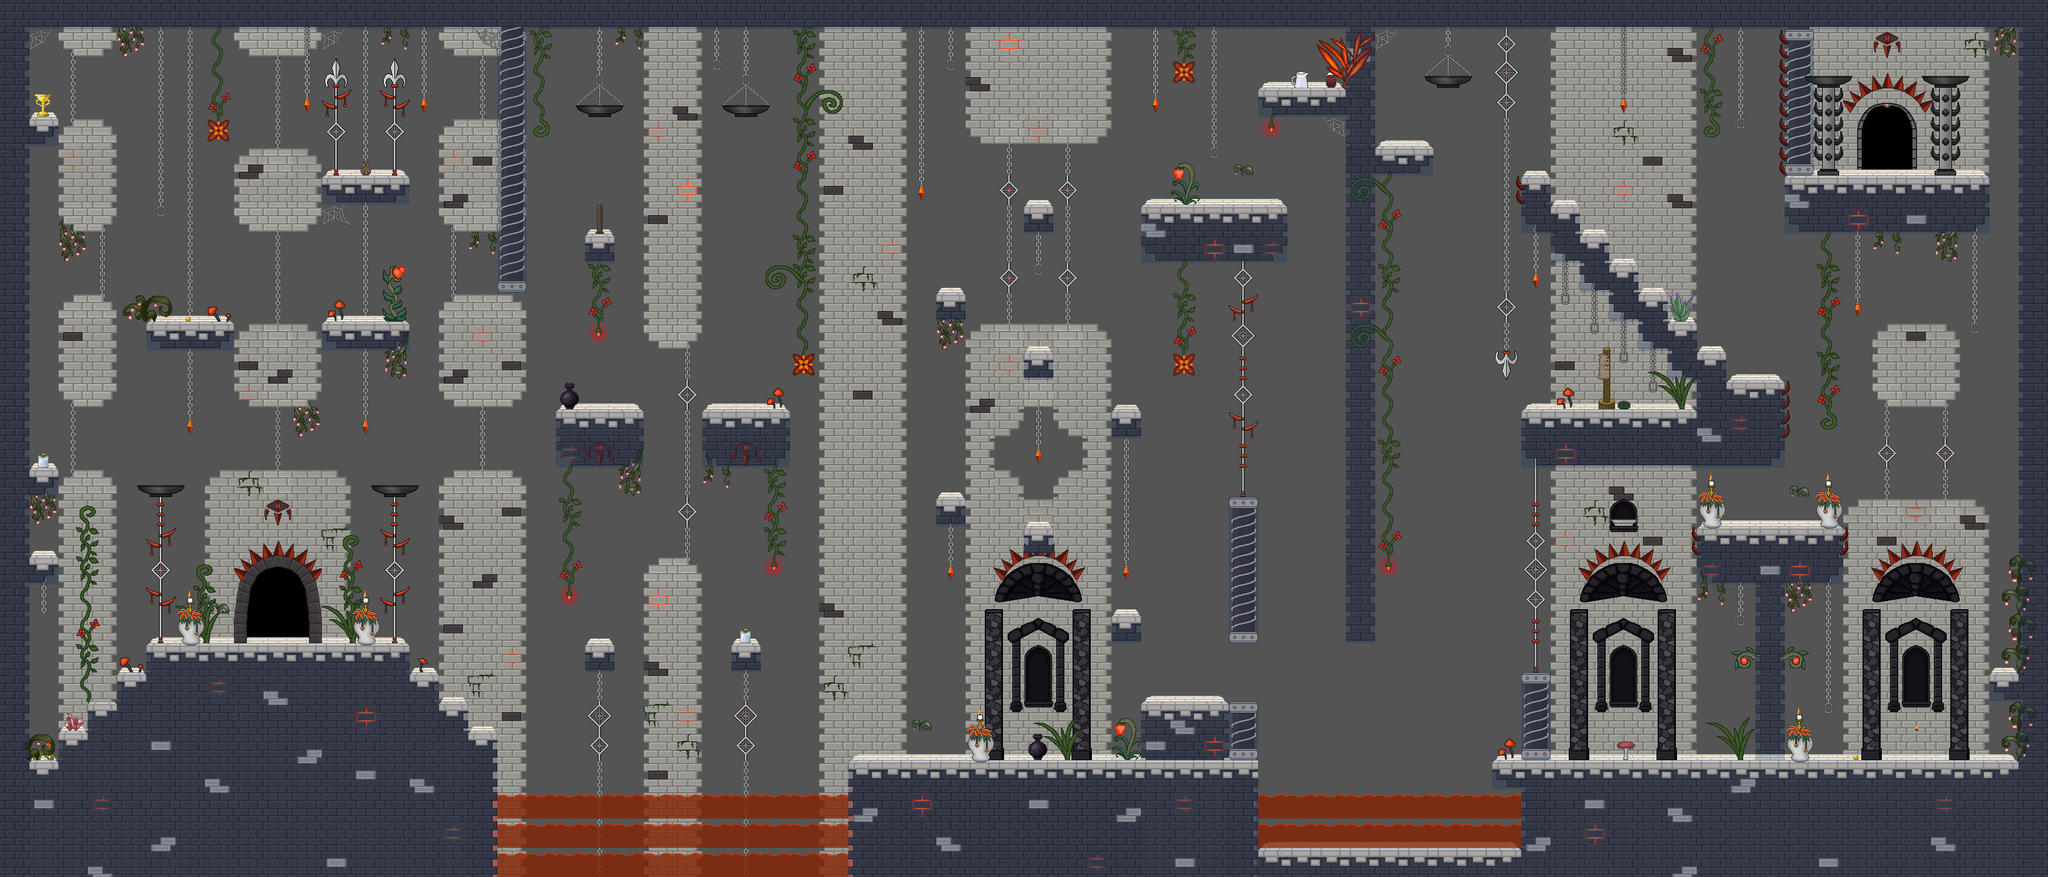

A level layout from a 2D game, rendered from its tile map. Below: a short description, then the map file with tile-grid data replaced by summaries:
An orthogonal 70x30 tile map with 50x50 px tiles, 9 tile layers (BG 1, BG 2, BG 3, BG 4, ...), 4 tilesets and 121 objects.

<map version="1.2" tiledversion="1.2.5" orientation="orthogonal" renderorder="right-down" width="70" height="30" tilewidth="50" tileheight="50" infinite="0" backgroundcolor="#545454" nextlayerid="18" nextobjectid="320">
 <properties>
  <property name="backgroundlayers" value="-1.0,res/level/yashatemple/layer_inf.png,2.0,res/level/yashatemple/layer_2.png" />
  <property name="dimming" value="0.4" />
  <property name="musicpath" value="res/music/lava.ogg" />
  <property name="tilesetpath" value="res/level/yashatemple/tileset_level_yashatemple.png" />
 </properties>
 <tileset firstgid="1" name="tileset_level_yashatemple" tilewidth="50" tileheight="50" spacing="2" margin="1" tilecount="784" columns="28">
  <image source="tileset_level_yashatemple.png" width="1500" height="1500" />
  <tile id="69">
   <objectgroup draworder="index" />
  </tile>
  <tile id="70">
   <objectgroup draworder="index" />
  </tile>
  <tile id="71">
   <properties>
    <property name="light" value="40,30,100,150,0.5" />
   </properties>
   <objectgroup draworder="index" />
   <animation>
    <frame tileid="71" duration="100" />
    <frame tileid="99" duration="100" />
    <frame tileid="127" duration="100" />
   </animation>
  </tile>
  <tile id="127">
   <properties>
    <property name="light" value="25,25,100,150,0.8" />
   </properties>
   <objectgroup draworder="index" />
  </tile>
  <tile id="132">
   <properties>
    <property name="light" value="25,15,150,100,1.0" />
   </properties>
   <objectgroup draworder="index" />
  </tile>
  <tile id="168">
   <properties>
    <property name="light" value="25,25,150,150,0.6" />
   </properties>
   <objectgroup draworder="index" />
  </tile>
  <tile id="177">
   <properties>
    <property name="light" value="25,25,100,100,0.5" />
   </properties>
   <objectgroup draworder="index" />
  </tile>
  <tile id="178">
   <properties>
    <property name="light" value="25,25,100,100,0.2" />
   </properties>
   <objectgroup draworder="index" />
  </tile>
  <tile id="229">
   <properties>
    <property name="light" value="25,25,100,100,0.3" />
   </properties>
   <objectgroup draworder="index" />
  </tile>
  <tile id="261">
   <properties>
    <property name="light" value="25,25,150,150,0.8" />
   </properties>
   <objectgroup draworder="index" />
  </tile>
  <tile id="300">
   <properties>
    <property name="light" value="25,30,100,150,1.0" />
   </properties>
   <objectgroup draworder="index" />
  </tile>
  <tile id="374">
   <properties>
    <property name="light" value="25,30,50,70,1.0" />
   </properties>
   <objectgroup draworder="index" />
  </tile>
  <tile id="377">
   <properties>
    <property name="light" value="50,25,100,100,0.4" />
   </properties>
   <objectgroup draworder="index" />
  </tile>
  <tile id="535">
   <properties>
    <property name="light" value="35,35,100,100,0.5" />
   </properties>
   <objectgroup draworder="index" />
  </tile>
  <tile id="536">
   <properties>
    <property name="light" value="30,30,100,100,0.5" />
   </properties>
   <objectgroup draworder="index" />
  </tile>
  <tile id="538">
   <properties>
    <property name="light" value="30,30,100,100,0.9" />
   </properties>
   <objectgroup draworder="index" />
  </tile>
  <tile id="567">
   <properties>
    <property name="light" value="20,30,100,100,0.9" />
   </properties>
   <objectgroup draworder="index" />
  </tile>
  <tile id="590">
   <properties>
    <property name="light" value="25,20,60,70,0.5" />
   </properties>
   <objectgroup draworder="index" />
  </tile>
  <tile id="594">
   <properties>
    <property name="light" value="30,20,150,150,0.9" />
   </properties>
   <objectgroup draworder="index" />
  </tile>
  <tile id="595">
   <properties>
    <property name="light" value="20,45,100,150,0.9" />
   </properties>
   <objectgroup draworder="index" />
  </tile>
  <tile id="596">
   <properties>
    <property name="light" value="15,40,100,100,0.9" />
   </properties>
   <objectgroup draworder="index" />
  </tile>
  <tile id="636">
   <properties>
    <property name="light" value="5,35,100,100,0.5" />
   </properties>
   <objectgroup draworder="index" />
  </tile>
  <tile id="637">
   <properties>
    <property name="light" value="35,35,100,100,0.5" />
   </properties>
   <objectgroup draworder="index" />
  </tile>
  <tile id="690">
   <properties>
    <property name="light" value="50,20,60,70,0.5" />
   </properties>
   <objectgroup draworder="index" />
  </tile>
 </tileset>
 <tileset firstgid="785" name="tileset_level_dynamic_tiles" tilewidth="50" tileheight="50" spacing="2" margin="1" tilecount="560" columns="40">
  <image source="../../convenience/tilesets/tileset_level_dynamic_tiles.png" width="2080" height="728" />
 </tileset>
 <tileset firstgid="1345" name="tileset_enemies" tilewidth="50" tileheight="50" spacing="2" margin="1" tilecount="50" columns="5">
  <image source="../../convenience/tilesets/tileset_enemies.png" width="260" height="520" />
 </tileset>
 <tileset firstgid="1395" name="spritesheet_levelitems" tilewidth="50" tileheight="50" tilecount="576" columns="24">
  <image source="../../convenience/tilesets/spritesheet_levelitems.png" width="1200" height="1200" />
  <tile id="0">
   <properties>
    <property name="id" value="fo_caveberry" />
   </properties>
  </tile>
  <tile id="1">
   <properties>
    <property name="id" value="mi_goldengoblet" />
   </properties>
  </tile>
  <tile id="2">
   <properties>
    <property name="id" value="go_onecoin" />
   </properties>
  </tile>
  <tile id="3">
   <properties>
    <property name="id" value="sp_fear" />
   </properties>
  </tile>
  <tile id="5">
   <properties>
    <property name="id" value="fo_physalis" />
   </properties>
  </tile>
  <tile id="6">
   <properties>
    <property name="id" value="mi_candleholder" />
   </properties>
  </tile>
  <tile id="9">
   <properties>
    <property name="id" value="do_notebob" />
   </properties>
   <objectgroup draworder="index" />
  </tile>
  <tile id="25">
   <properties>
    <property name="id" value="fo_healingherb" />
   </properties>
  </tile>
  <tile id="26">
   <properties>
    <property name="id" value="fo_glowingshroom" />
   </properties>
  </tile>
  <tile id="27">
   <properties>
    <property name="id" value="go_threecoins" />
   </properties>
  </tile>
  <tile id="28">
   <properties>
    <property name="id" value="fo_water" />
   </properties>
  </tile>
  <tile id="33">
   <properties>
    <property name="id" value="fo_windrose" />
   </properties>
   <objectgroup draworder="index" />
  </tile>
  <tile id="34">
   <properties>
    <property name="id" value="mi_ironore" />
   </properties>
  </tile>
  <tile id="50">
   <properties>
    <property name="id" value="fo_lesserhealingpotion" />
   </properties>
  </tile>
  <tile id="56">
   <properties>
    <property name="id" value="co_smallpouch" />
   </properties>
  </tile>
  <tile id="58">
   <properties>
    <property name="id" value="eq_aquamarinering" />
   </properties>
  </tile>
  <tile id="72">
   <properties>
    <property name="id" value="fo_apple" />
   </properties>
  </tile>
  <tile id="73">
   <properties>
    <property name="id" value="mi_silverplate" />
   </properties>
  </tile>
  <tile id="79">
   <properties>
    <property name="id" value="fo_milk" />
   </properties>
   <objectgroup draworder="index" />
  </tile>
  <tile id="80">
   <properties>
    <property name="id" value="co_mediumpouch" />
   </properties>
   <objectgroup draworder="index" />
  </tile>
  <tile id="81">
   <properties>
    <property name="id" value="fo_stormweed" />
   </properties>
   <objectgroup draworder="index" />
  </tile>
  <tile id="105">
   <properties>
    <property name="id" value="fo_redhat" />
   </properties>
   <objectgroup draworder="index" />
  </tile>
  <tile id="120">
   <properties>
    <property name="id" value="fo_mediumhealingpotion" />
   </properties>
  </tile>
  <tile id="128">
   <properties>
    <property name="id" value="qe_brokenstaff2" />
   </properties>
  </tile>
  <tile id="129">
   <properties>
    <property name="id" value="fo_wine" />
   </properties>
  </tile>
  <tile id="133">
   <properties>
    <property name="id" value="qe_portstone_bob" />
   </properties>
   <objectgroup draworder="index" />
  </tile>
 </tileset>
 <layer id="1" name="BG 1" width="70" height="30" opacity="0.9">
  <data>[2100 cells, 1166 non-empty, 53 distinct tile ids]</data>
 </layer>
 <layer id="2" name="BG 2" width="70" height="30">
  <data>[2100 cells, 539 non-empty, 99 distinct tile ids]</data>
 </layer>
 <layer id="3" name="BG 3" width="70" height="30">
  <data>[2100 cells, 291 non-empty, 57 distinct tile ids]</data>
 </layer>
 <layer id="4" name="BG 4" width="70" height="30">
  <data>[2100 cells, 84 non-empty, 29 distinct tile ids]</data>
 </layer>
 <layer id="5" name="item" width="70" height="30">
  <data>[2100 cells, 19 non-empty, 14 distinct tile ids]</data>
 </layer>
 <layer id="6" name="fluid" width="70" height="30">
  <data>[2100 cells, 54 non-empty, 1 distinct tile ids]</data>
 </layer>
 <layer id="7" name="LFG 1" width="70" height="30">
  <data>[2100 cells, 147 non-empty, 48 distinct tile ids]</data>
 </layer>
 <layer id="8" name="LFG 2" width="70" height="30">
  <data>[2100 cells, 155 non-empty, 16 distinct tile ids]</data>
 </layer>
 <layer id="9" name="collidable" width="70" height="30">
  <data>[2100 cells, 539 non-empty, 2 distinct tile ids]</data>
 </layer>
 <objectgroup id="10" name="dynamic">
  <object id="144" gid="1069" x="1750" y="1200" width="50" height="50">
   <properties>
    <property name="gold" value="2" />
    <property name="luapath" value="res/level/yashatemple/urn1.lua" />
    <property name="text" value="SacredUrn" />
   </properties>
  </object>
  <object id="147" gid="804" x="650" y="850" width="50" height="50">
   <properties>
    <property name="color" value="red" />
   </properties>
  </object>
  <object id="148" gid="804" x="250" y="850" width="50" height="50">
   <properties>
    <property name="color" value="red" />
   </properties>
  </object>
  <object id="149" gid="851" x="150" y="1050" width="50" height="50" />
  <object id="152" gid="844" x="600" y="750" width="50" height="50">
   <properties>
    <property name="color" value="red" />
    <property name="layer" value="bg" />
   </properties>
  </object>
  <object id="154" gid="844" x="300" y="750" width="50" height="50">
   <properties>
    <property name="color" value="red" />
    <property name="layer" value="bg" />
   </properties>
  </object>
  <object id="163" gid="854" x="1000" y="1150" width="50" height="50">
   <properties>
    <property name="angle" value="0" />
    <property name="mode" value="round" />
    <property name="size" value="4" />
    <property name="speed" value="150" />
   </properties>
  </object>
  <object id="164" gid="849" x="200" y="950" width="50" height="50" />
  <object id="165" gid="814" x="450" y="350" width="50" height="50">
   <properties>
    <property name="angle" value="60" />
    <property name="mode" value="pendulum" />
    <property name="size" value="4" />
    <property name="speed" value="200" />
   </properties>
  </object>
  <object id="166" gid="854" x="1250" y="1150" width="50" height="50">
   <properties>
    <property name="angle" value="180" />
    <property name="mode" value="round" />
    <property name="size" value="4" />
    <property name="speed" value="150" />
   </properties>
  </object>
  <object id="167" gid="789" x="600" y="550" width="50" height="50">
   <properties>
    <property name="fo_greaterhealingpotion" value="1" />
    <property name="gold" value="10" />
   </properties>
  </object>
  <object id="169" gid="849" x="750" y="800" width="50" height="50" />
  <object id="170" gid="849" x="850" y="800" width="50" height="50" />
  <object id="171" gid="814" x="1125" y="500" width="50" height="50">
   <properties>
    <property name="angle" value="120" />
    <property name="mode" value="pendulum" />
    <property name="size" value="4" />
    <property name="speed" value="200" />
   </properties>
  </object>
  <object id="178" gid="851" x="1500" y="1050" width="50" height="50" />
  <object id="179" gid="851" x="1500" y="1200" width="50" height="50" />
  <object id="181" gid="793" x="1600" y="850" width="50" height="50">
   <properties>
    <property name="mimic" value="" />
   </properties>
  </object>
  <object id="183" gid="805" x="950" y="449" width="50" height="50">
   <properties>
    <property name="size" value="5" />
   </properties>
  </object>
  <object id="184" gid="806" x="900" y="450" width="50" height="50" />
  <object id="186" gid="886" x="950" y="450" width="50" height="50" />
  <object id="187" gid="793" x="900" y="400" width="50" height="50" />
  <object id="188" gid="800" x="1750" y="700" width="50" height="50" />
  <object id="191" gid="1038" x="1050" y="450" width="50" height="50">
   <properties>
    <property name="direction" value="90" />
    <property name="distance" value="500" />
    <property name="size" value="3" />
    <property name="speed" value="80" />
    <property name="spikesbottom" value="" />
   </properties>
  </object>
  <object id="196" gid="849" x="1275" y="350" width="50" height="50" />
  <object id="192" gid="814" x="1125" y="150" width="50" height="50">
   <properties>
    <property name="angle" value="80" />
    <property name="mode" value="pendulum" />
    <property name="size" value="5" />
    <property name="speed" value="200" />
   </properties>
  </object>
  <object id="193" gid="814" x="1450" y="150" width="50" height="50">
   <properties>
    <property name="angle" value="80" />
    <property name="mode" value="pendulum" />
    <property name="size" value="5" />
    <property name="speed" value="200" />
   </properties>
  </object>
  <object id="199" gid="851" x="1250" y="400" width="50" height="50" />
  <object id="200" gid="851" x="1300" y="400" width="50" height="50" />
  <object id="201" gid="804" x="1000" y="200" width="50" height="50">
   <properties>
    <property name="color" value="red" />
   </properties>
  </object>
  <object id="202" gid="804" x="1250" y="200" width="50" height="50">
   <properties>
    <property name="color" value="red" />
   </properties>
  </object>
  <object id="203" gid="814" x="1750" y="150" width="50" height="50">
   <properties>
    <property name="angle" value="80" />
    <property name="mode" value="pendulum" />
    <property name="size" value="5" />
    <property name="speed" value="200" />
   </properties>
  </object>
  <object id="206" gid="854" x="2300" y="750" width="50" height="50">
   <properties>
    <property name="angle" value="0" />
    <property name="mode" value="round" />
    <property name="size" value="4" />
    <property name="speed" value="100" />
   </properties>
  </object>
  <object id="207" gid="854" x="2300" y="1100" width="50" height="50">
   <properties>
    <property name="angle" value="0" />
    <property name="direction" value="ccw" />
    <property name="mode" value="round" />
    <property name="size" value="4" />
    <property name="speed" value="50" />
   </properties>
  </object>
  <object id="210" gid="792" x="2250" y="350" width="50" height="50" />
  <object id="213" gid="851" x="2250" y="1050" width="50" height="50" />
  <object id="214" gid="851" x="2350" y="1050" width="50" height="50" />
  <object id="225" gid="799" x="2250" y="1200" width="50" height="50" />
  <object id="227" gid="849" x="2250" y="650" width="50" height="50" />
  <object id="228" gid="849" x="2250" y="850" width="50" height="50" />
  <object id="229" gid="799" x="2350" y="1450" width="50" height="50" />
  <object id="230" gid="792" x="2350" y="1400" width="50" height="50" />
  <object id="233" gid="799" x="2450" y="1450" width="50" height="50" />
  <object id="234" gid="792" x="2450" y="1400" width="50" height="50" />
  </objectgroup>
 <objectgroup id="11" name="lever 1">
  <!-- 3 objects omitted --></objectgroup>
 <objectgroup id="12" name="lever 2">
  <!-- 2 objects omitted --></objectgroup>
 <objectgroup id="13" name="lever 3">
  <!-- 2 objects omitted --></objectgroup>
 <objectgroup id="14" name="lever 4">
  <!-- 9 objects omitted --></objectgroup>
 <objectgroup id="15" name="lever 5">
  <!-- 2 objects omitted --></objectgroup>
 <objectgroup id="16" name="enemy">
  <!-- 7 objects omitted --></objectgroup>
 <objectgroup id="17" name="trigger">
  <!-- 2 objects omitted --></objectgroup>
</map>
<!-- 78 of 121 objects omitted -->
